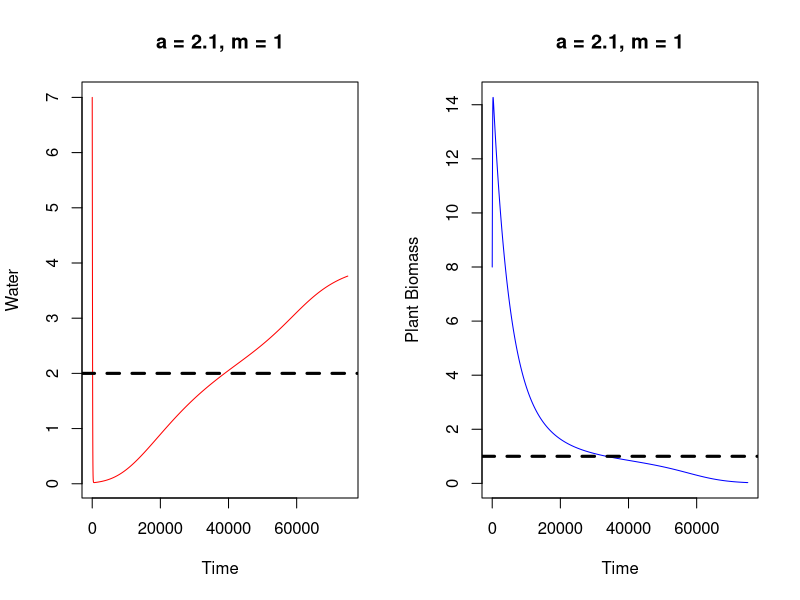

Write the R code that produced this figure.
  timesteps = 75000
  dt = 0.0001
  a = 4
  m = 2
  
  W = numeric(timesteps)
  N = numeric(timesteps)
  
  #Initial amounts for water and plant biomass
  W[1] = 7
  N[1] = 8
  a1=-1*((-a+sqrt(a^2-4*m^2))/(2))
  a2=((a+sqrt(a^2-4*m^2))/(2*m))
  
  #Function for plant biomass
  dNdt = function(w,n){
    return(w*n^2-m*n)
  }
  
  #Function for water
  dWdt = function(w,n){
    return(a-w-w*n^2)
  }
  
  #main loop
  for(i in 1:(timesteps-1)){
    W[i+1] = W[i]+dt*(dWdt(W[i], N[i])) 
    N[i+1] = N[i]+dt*(dNdt(W[i], N[i]))
  }
  amt_time = 1:length(W) #Number of time steps, used for plotting W and N
  
  par(mfrow=c(1,2)) #Makes 2 graphs instead of just 1
  plot(amt_time,W,type="l",col="red",ylim=c(min(W),max(W)),xlab="Time", ylab="Water", main="a = 2.1, m = 1")
  abline(h=a1,lty="dashed",lwd=3)
  plot(amt_time,N,col="blue",type="l",ylim=c(min(N),max(N)),xlab="Time", ylab="Plant Biomass", main="a = 2.1, m = 1")
  abline(h=a2,lty="dashed",lwd=3)
  # matplot(t(W),type="l",lty=1,col = topo.colors(timesteps))
  # matplot(t(N),type="l",lty=1,col = topo.colors(timesteps))
  
  
